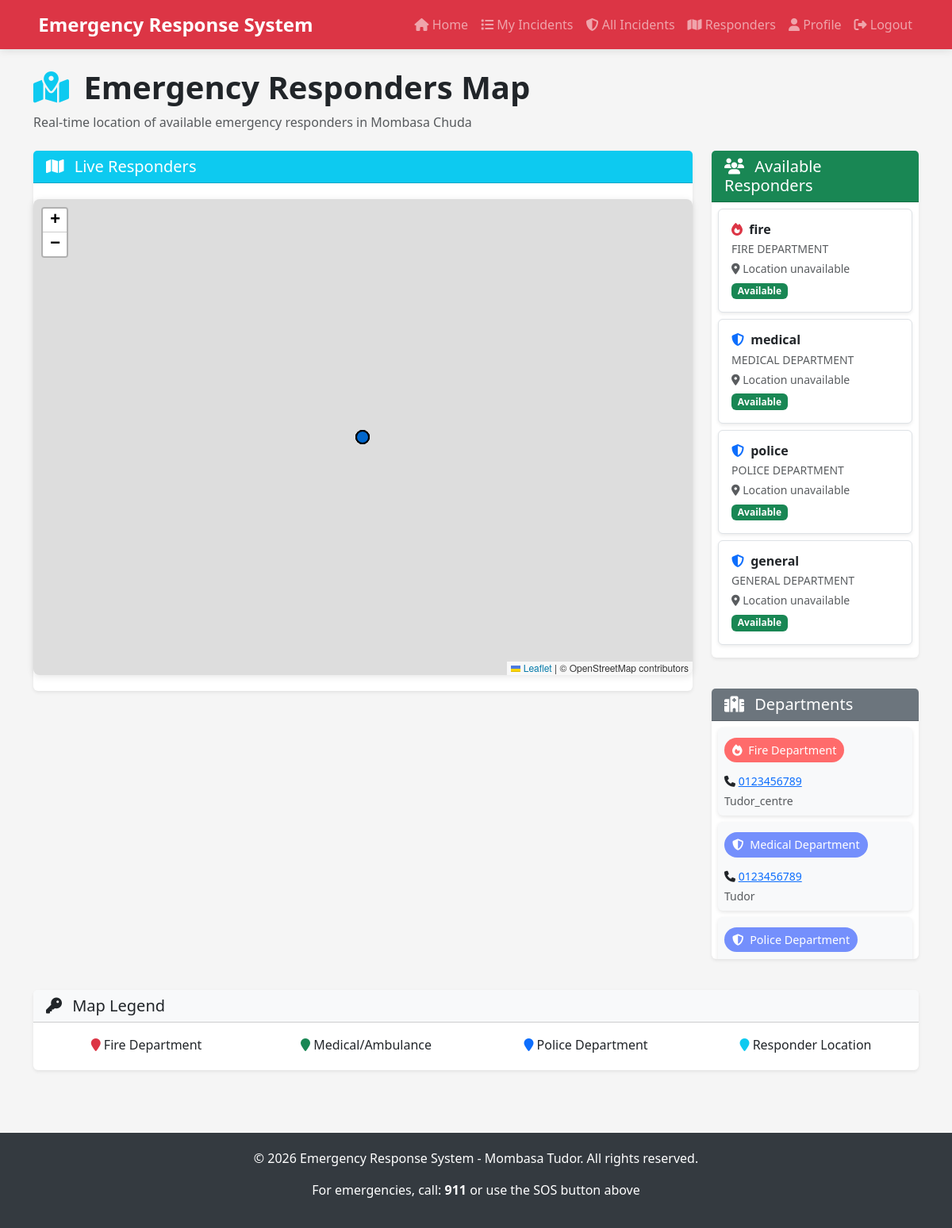
Screenshot of /responders/ (signed in) with the database file from the repository.
### emergencyresponse_app/models.py (models this page shows, shortened)
class Responder(models.Model):
    user = models.OneToOneField(User, on_delete=models.CASCADE)
    department = models.ForeignKey(Department, on_delete=models.SET_NULL, null=True)
    phone_number = models.CharField(max_length=20)
    latitude = models.FloatField(null=True, blank=True)
    longitude = models.FloatField(null=True, blank=True)
    is_available = models.BooleanField(default=True)
    created_at = models.DateTimeField(auto_now_add=True)
    updated_at = models.DateTimeField(auto_now=True)

class Department(models.Model):
    name = models.CharField(max_length=100, choices=DEPARTMENT_CHOICES)
    description = models.TextField(blank=True)
    phone_number = models.CharField(max_length=20)
    latitude = models.FloatField(default=-4.0435, null=True, blank=True)  # Mombasa Chuda area
    longitude = models.FloatField(default=39.6682, null=True, blank=True)  # Mombasa Chuda area
    location_name = models.CharField(max_length=255, choices=CHUDA_AREA_CHOICES)
    created_at = models.DateTimeField(auto_now_add=True)
    class Meta:
        verbose_name_plural = 'Departments'

### emergencyresponse_app/views.py (the view)
# urls.py: path('responders/', views.responders_map, name='responders_map'),
@login_required
def responders_map(request):
    responders = Responder.objects.filter(is_available=True)
    departments = Department.objects.all()
    context = {
        'responders': responders,
        'departments': departments,
        'mombasa_lat': -4.0435,
        'mombasa_lng': 39.6682,
        'map_zoom': 14,
    }
    return render(request, 'templates/responders_map.html', context)

### templates/templates/responders_map.html (shortened to what this page needs)
{% extends 'base.html' %}
{% block content %}
<div class="row mb-4">
    <div class="col-12">
        <h1 class="fw-bold">
            <i class="fas fa-map-location-dot text-info me-2"></i> Emergency Responders Map
        </h1>
        <p class="text-muted mb-0">Real-time location of available emergency responders in Mombasa Chuda</p>
    </div>
</div>
<div class="row g-4">
    <div class="col-lg-9">
        <div class="card shadow-sm border-0">
            <div class="card-header bg-info text-white py-2">
                <h5 class="mb-0"><i class="fas fa-map me-2"></i> Live Responders</h5>
            </div>
            <div class="card-body p-0">
                <div id="responderMap" class="map-container map-full" style="height:600px;"></div>
            </div>
        </div>
    </div>
    <div class="col-lg-3 d-flex flex-column gap-4">
        <div class="card shadow-sm border-0 flex-fill">
            <div class="card-header bg-success text-white py-2">
                <h5 class="mb-0"><i class="fas fa-users me-2"></i> Available Responders</h5>
            </div>
            <div class="card-body p-2 overflow-auto" style="max-height:600px;">
                {% if responders %}
                    {% for responder in responders %}
                    <div class="card mb-2 border responder-card shadow-sm">
                        <div class="card-body p-3">
                            <h6 class="card-title mb-1 fw-semibold">
                                {% if responder.department.get_name_display == 'Fire Department' %}
                                    <i class="fas fa-fire text-danger me-1"></i>
                                {% elif responder.department.get_name_display == 'Medical/Ambulance' %}
                                    <i class="fas fa-ambulance text-success me-1"></i>
                                {% else %}
                                    <i class="fas fa-shield-alt text-primary me-1"></i>
                                {% endif %}
                                {{ responder.user.first_name }} {{ responder.user.last_name }}
                            </h6>
                            <p class="small text-muted mb-1">
                                {{ responder.department.get_name_display|upper }}
                            </p>
                            {% if responder.latitude and responder.longitude %}
                            <p class="small mb-1">
                                <i class="fas fa-location-dot text-secondary"></i>
                                {{ responder.latitude|floatformat:3 }}, {{ responder.longitude|floatformat:3 }}
                            </p>
                            {% else %}
                            <p class="small text-muted mb-1">
                                <i class="fas fa-location-dot"></i> Location unavailable
                            </p>
                            {% endif %}
                            <span class="badge bg-success">Available</span>
                        </div>
                    </div>
                    {% endfor %}
                {% else %}
                    <div class="alert alert-warning mb-0">
                        <i class="fas fa-exclamation-circle me-1"></i>
                        No responders currently available
                    </div>
                {% endif %}
            </div>
        </div>
        <div class="card shadow-sm border-0">
            <div class="card-header bg-secondary text-white py-2">
                <h5 class="mb-0"><i class="fas fa-hospital me-2"></i> Departments</h5>
            </div>
            <div class="card-body p-2 overflow-auto" style="max-height:300px;">
                {% for dept in departments %}
                <div class="card mb-2 border-0 bg-light">
                    <div class="card-body p-2">
                        {% if dept.get_name_display == 'Fire Department' %}
                            <span class="dept-badge dept-fire"><i class="fas fa-fire me-1"></i> {{ dept.get_name_display }}</span>
                        {% elif dept.get_name_display == 'Medical/Ambulance' %}
                            <span class="dept-badge dept-medical"><i class="fas fa-ambulance me-1"></i> {{ dept.get_name_display }}</span>
                        {% else %}
                            <span class="dept-badge dept-police"><i class="fas fa-shield-alt me-1"></i> {{ dept.get_name_display }}</span>
                        {% endif %}
                        <p class="small mb-1 mt-2"><strong><i class="fas fa-phone"></i></strong> <a href="tel:{{ dept.phone_number }}">{{ dept.phone_number }}</a></p>
                        <p class="small text-muted mb-0">{{ dept.location_name }}</p>
                    </div>
                </div>
                {% endfor %}
            </div>
        </div>
    </div>
</div>
<div class="row mt-4">
    <div class="col-12">
        <div class="card shadow-sm border-0">
            <div class="card-header bg-light py-2">
                <h5 class="mb-0"><i class="fas fa-key me-2"></i> Map Legend</h5>
            </div>
            <div class="card-body">
                <div class="row text-center">
                    <div class="col-md-3"><p class="mb-1"><i class="fas fa-map-marker text-danger"></i> Fire Department</p></div>
                    <div class="col-md-3"><p class="mb-1"><i class="fas fa-map-marker text-success"></i> Medical/Ambulance</p></div>
                    <div class="col-md-3"><p class="mb-1"><i class="fas fa-map-marker text-primary"></i> Police Department</p></div>
                    <div class="col-md-3"><p class="mb-1"><i class="fas fa-map-marker text-info"></i> Responder Location</p></div>
                </div>
            </div>
        </div>
    </div>
</div>
{% endblock %}

### templates/base.html (style rules this page uses)
:root { --primary-color: #dc3545; --emergency-red: #e74c3c; --success-green: #27ae60; --warning-yellow: #f39c12; --info-blue: #3498db; }
body { font-family: "Segoe UI", Tahoma, Geneva, Verdana, sans-serif; background-color: #f5f5f5; }
.map-container { height: 500px; border-radius: 8px; box-shadow: 0 2px 10px rgba(0, 0, 0, 0.1); margin: 20px 0; }
.map-full { height: 600px; }
.card { border-left: 4px solid var(--primary-color); box-shadow: 0 2px 5px rgba(0, 0, 0, 0.1); margin-bottom: 15px; }
.dept-badge { display: inline-block; padding: 5px 10px; border-radius: 20px; font-size: 0.9rem; margin: 5px 0; }
.dept-fire { background-color: #ff6b6b; color: white; }
.dept-police { background-color: #748ffc; color: white; }

### rows the page displays
Responder: user.first_name "fire", department.name "FIRE DEPARTMENT", shows "Location unavailable"
Responder: user.first_name "medical", department.name "MEDICAL DEPARTMENT", shows "Location unavailable"
Responder: user.first_name "police", department.name "POLICE DEPARTMENT", shows "Location unavailable"
Responder: user.first_name "general", department.name "GENERAL DEPARTMENT", shows "Location unavailable"
Department: name "Fire Department", phone_number "0123456789", location_name "Tudor_centre"
Department: name "Medical Department", phone_number "0123456789", location_name "Tudor"
Department: name "Police Department"
